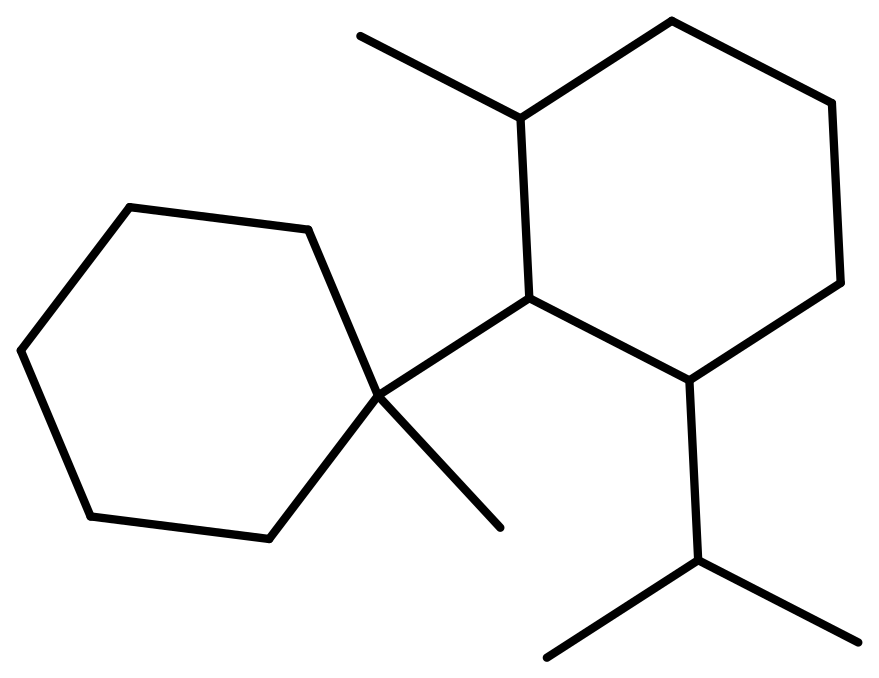
#> input picture data/hough_test/Test_Set_1/PNGs/C((C)C1CCCC(C)C1C1(C)CCCCC1)C.png, 879 x 678 px, found by its file name; its folder holds only this picture in this run
$ python optimize.py   (Python 2 division)   (older library calls are emulated)
#> lines starting #> are read from the running program, lines starting #| are printed output that depends on the picture; after the words box and inside, x2 and y2 are one past the last pixel; in counts of white or black regions, pixels touching at a corner belong together
### code/dataset.py
#!/usr/bin/env python2
# -*- coding: utf-8 -*-
"""
Created on Sat Dec  9 18:14:27 2017

@author: mattjohnson
"""
import os
from line import get_hough_lines
from lines_to_graph import *
from skimage.feature import canny
from skimage.io import imread
from loss import test
from copy import deepcopy
from skimage.filters import threshold_otsu
import numpy as np

class Dataset:

    def __init__(self,directory):
        paths = os.listdir(directory)
        paths = [os.path.join(directory,path) for path in paths]
        linesList = []
        smiles = []
        for path in paths:
            bname = os.path.basename(os.path.normpath(path)) #get rid of all but the final name
            smile = bname.split('.')[0]
            smiles.append(smile)

            image = imread(path, as_grey=True)
#> image is the input picture: shape (678, 879) float64; min 0, max 1, mean 0.955
            thresh = threshold_otsu(image)
#> thresh = 0.514
            image = image > thresh
#> image: shape (678, 879) bool; 95.5% white; 1 black region, box (x1, y1, x2, y2) and area: (16, 16, 862, 662) 26975
            image = np.invert(image)
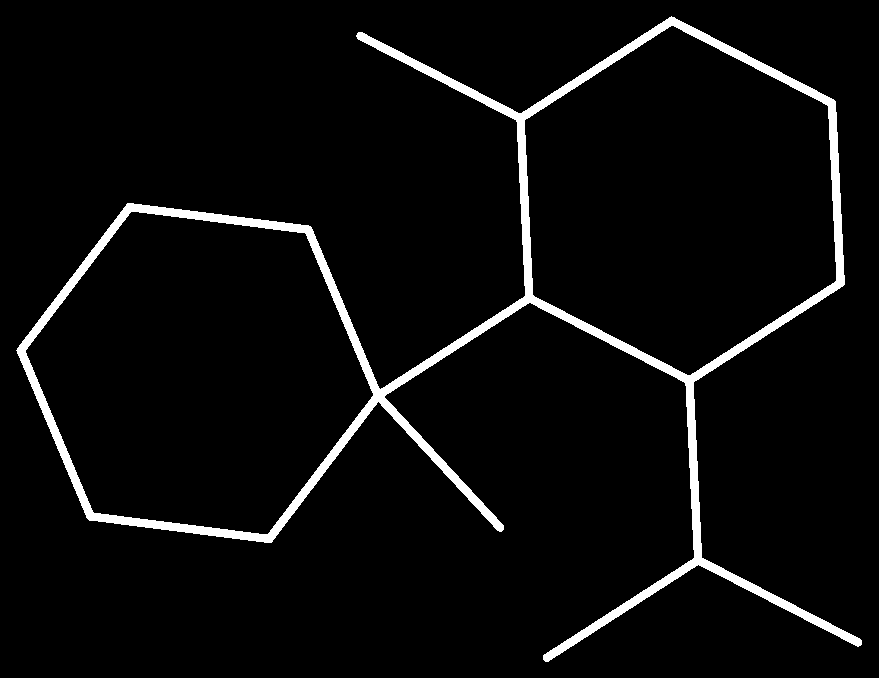
#> image: shape (678, 879) bool; 4.5% white; 1 white region, box (x1, y1, x2, y2) and area: (16, 16, 862, 662) 26975
            lines = get_hough_lines(image)
            lines = sorted(lines,key=lambda x: -x.length)
            if type(lines) != list:
                lines = [lines]
            linesList.append(lines)

        #print smiles
        self.smiles = smiles

# [31 lines of commented-out code are left out]


        self.linesList = linesList

        #for lines in linesList:
         #   print len(lines)


    # [17 lines left out: function getLoss, not called in this run]


### code/line.py

import numpy as np
from skimage.transform import probabilistic_hough_line
from numba import jit,jitclass
import matplotlib.pyplot as plt

class Point(object):
    def __init__(self, x, y):
        self.x = float(x)
        self.y = float(y)

    def __repr__(self):
        return '({0},{1})'.format(self.x,self.y)

    def getDistance(self, pt):
        return np.sqrt((self.x-pt.x)**2+(self.y-pt.y)**2)

    def __add__(self,pt):
        return Point(self.x+pt.x,self.y+pt.y)

    def __sub__(self,pt):
        return Point(self.x-pt.x,self.y-pt.y)

    def __div__(self,v):
        return Point(self.x/v,self.y/v)

    def __mul__(self,v):
        return Point(self.x*v,self.y*v)

    def dot(self,pt):
        return self.x*pt.x+self.y*pt.y

class LineSegment(object):

    # [52 lines left out: functions __init__, pointIn, getShortestDistToPoint, getMinimumDist, not called in this run]

    def getArea(self, L):
        pts = self.pts+L.pts
        return getArea(pts)


    # [199 lines left out: functions getDifference, getIntersection, breakAtIntersection, extendToItersection, getProjOverlap, pointSplit and 4 more, not called in this run]

@jit
def get_hough_lines(image):

    maxdist = 0
    length = 1

    for _ in range(10):
#> (the run stopped early here; a loop or call above may not have finished)

$ run again, on data/hough_test/Test_Set_1/PNGs/C(C)(CC)(CC)CCCCC.png
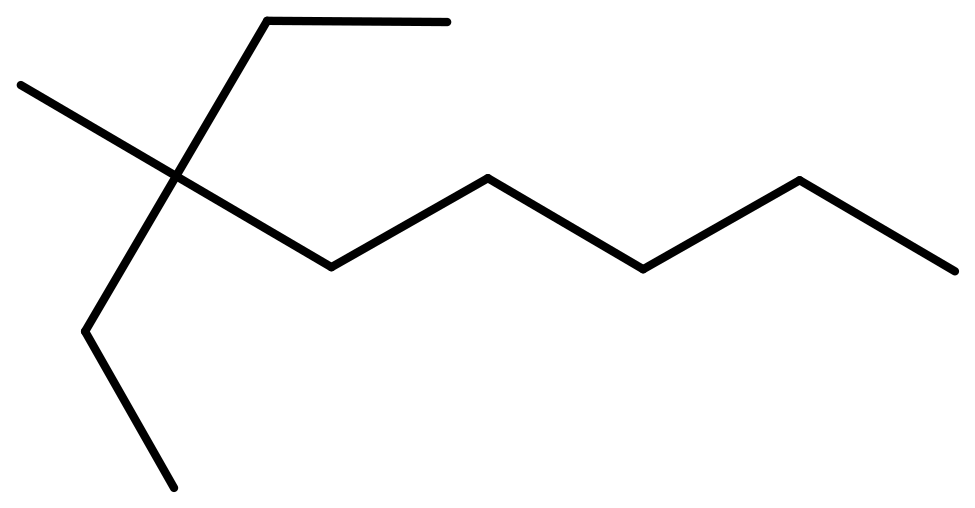
#> input picture data/hough_test/Test_Set_1/PNGs/C(C)(CC)(CC)CCCCC.png, 975 x 508 px, found by its file name
#> in __init__, image is the input picture: shape (508, 975) float64; min 0, max 1, mean 0.97
#> thresh = 0.514
#> in __init__, `image = np.invert(image)`:
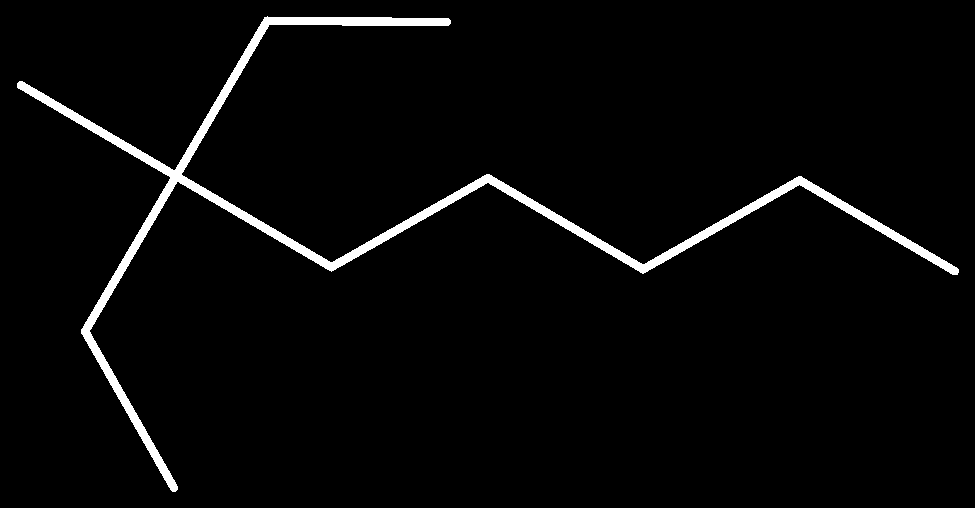
#> image: shape (508, 975) bool; 3% white; 1 white region, box (x1, y1, x2, y2) and area: (17, 16, 959, 492) 15076

$ run again, on data/hough_test/Test_Set_1/PNGs/C(C)C(CCCC)(C)C.png
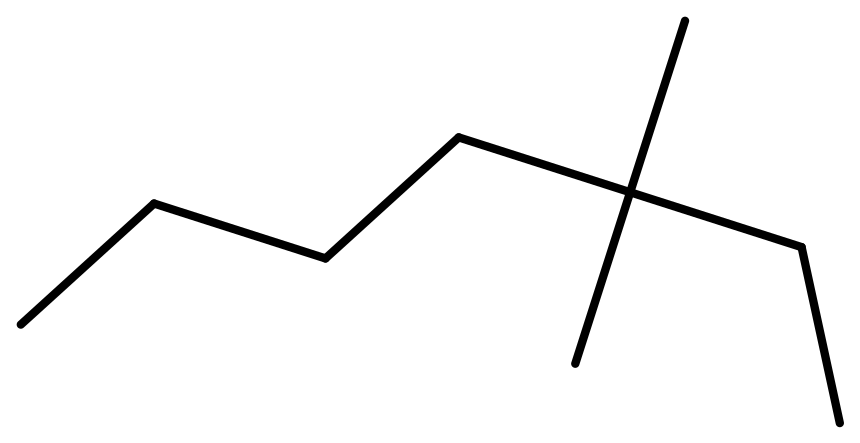
#> input picture data/hough_test/Test_Set_1/PNGs/C(C)C(CCCC)(C)C.png, 860 x 443 px, found by its file name
#> in __init__, image is the input picture: shape (443, 860) float64; min 0, max 1, mean 0.968
#> thresh = 0.514
#> in __init__, `image = np.invert(image)`:
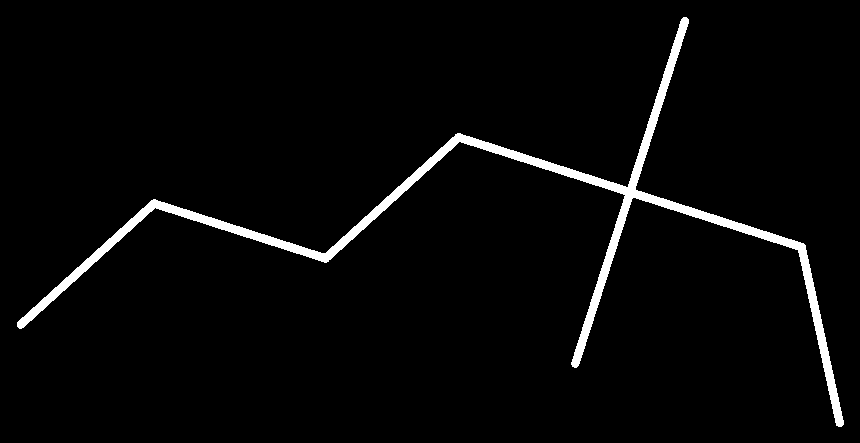
#> image: shape (443, 860) bool; 3.2% white; 1 white region, box (x1, y1, x2, y2) and area: (17, 17, 844, 427) 12089

$ run again, on data/hough_test/Test_Set_1/PNGs/C(C)C.png
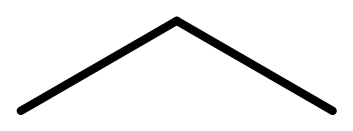
#> input picture data/hough_test/Test_Set_1/PNGs/C(C)C.png, 353 x 131 px, found by its file name
#> in __init__, image is the input picture: shape (131, 353) float64; min 0, max 1, mean 0.934
#> thresh = 0.51
#> in __init__, `image = image > thresh`:
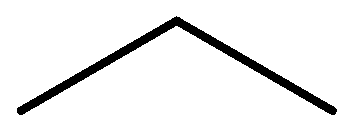
#> image: shape (131, 353) bool; 93.4% white; 1 black region, box (x1, y1, x2, y2) and area: (17, 16, 337, 115) 3071

$ run again, on data/hough_test/Test_Set_1/PNGs/C((C)C1CCCC1)CC.png
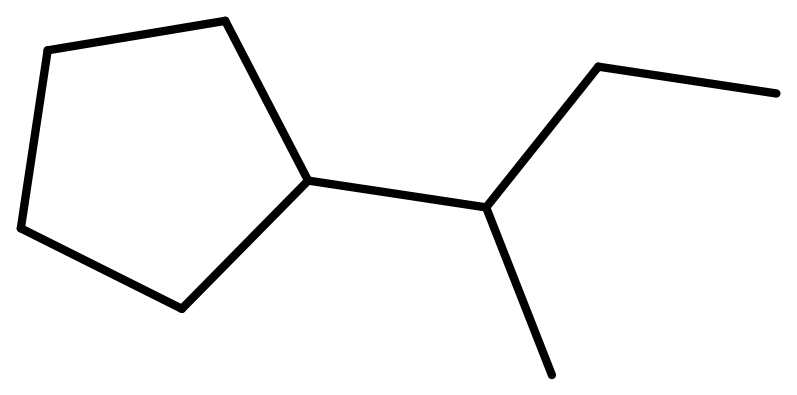
#> input picture data/hough_test/Test_Set_1/PNGs/C((C)C1CCCC1)CC.png, 797 x 395 px, found by its file name
#> in __init__, image is the input picture: shape (395, 797) float64; min 0, max 1, mean 0.957
#> thresh = 0.514
#> in __init__, `image = np.invert(image)`:
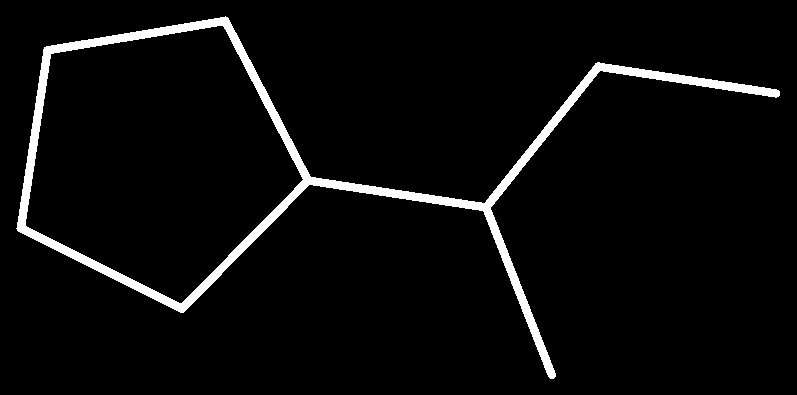
#> image: shape (395, 797) bool; 4.3% white; 1 white region, box (x1, y1, x2, y2) and area: (16, 16, 780, 379) 13547
